Frame 1 (no input): blank canvas, image omitted
Frame 60 (the mouse pressed at the canvas centre just before this capture): blank canvas, image omitted
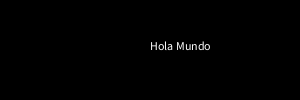
Frame 120 (the mouse held since frame 60 and released just before this capture)

The Processing sketch whose frames 1 and 60 were blank and that drew this single picture after the mouse press (run headless with seeded random() and noise(); from frame 60 on, the mouse is pressed at the canvas centre):

// Processing sketch: HolaMundo
// ── HolaMundo.pde
void setup(){
  size(300, 100);
  surface.setTitle("Hola Mundo");
  println("Ancho: " + width, "Alto: " + height);
}

void draw(){
  background(0);
  text("Hola Mundo", mouseX, mouseY);
}
